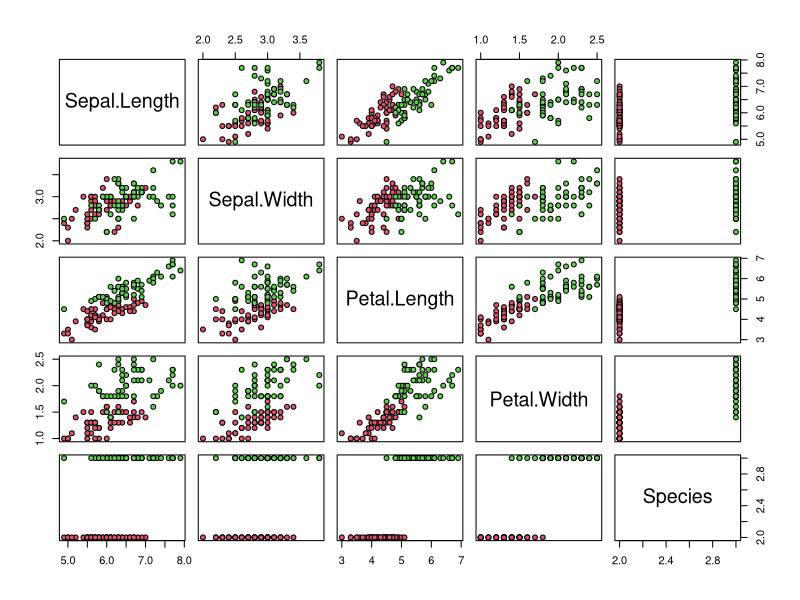

Recreate this plot in R.
library(caret)
data(iris)
iris <- iris[-which(iris$Species=="setosa"),]
y <- iris$Species
levels(y)
head(y, 100)
nombre_elements <- sum(iris$Species=="setosa")
nombre_elements <- sum(iris$Species=="versicolor")


# set.seed(2) # if using R 3.5 or earlier
set.seed(2)
test_index <- createDataPartition(y, times=1, p=0.5, list=FALSE)
test <- iris[test_index,]
train <- iris[-test_index,]

colhighacc <- function(x){
  rangedValues <- seq(range(x)[1], range(x)[2], by=0.1) #de la val min à la val max avec un pas de 0.1
  sapply(rangedValues, function(i){
    y_hat <-ifelse(x>i, "virginica","versicolor")
    mean(y_hat==train$Species)
  })
}
predictions <- apply(train[,-5], 2, colhighacc)
sapply(predictions, max)


# Overall accuracy
predictions <- colhighacc(train[,4])
rangedValues <- seq(range(train[,4])[1], range(train[,4])[2],by=0.1)
cutoffs <- rangedValues[which(predictions==max(predictions))]

y_hat <-ifelse(test[,4]>cutoffs, "virginica","versicolor")
mean(y_hat==test$Species)

## test data set
colhighacc <- function(x){
  rangedValues <- seq(range(x)[1], range(x)[2], by=0.1) #de la val min à la val max avec un pas de 0.1
  sapply(rangedValues, function(i){
    y_hat <-ifelse(x>i, "virginica","versicolor")
    mean(y_hat==test$Species)
  })
}
predictions <- apply(test[,-5], 2, colhighacc)
sapply(predictions, max)

##explanatory analysis
plot(iris,pch=21,bg=iris$Species)


petalLengthRange <- seq(range(train$Petal.Length)[1], range(train$Petal.Length)[2], by=0.1)
petalWidthRange <- seq(range(train$Petal.Width)[1], range(train$Petal.Width)[2], by=0.1)

length_predictions <- sapply(petalLengthRange, function(i){
  y_hat <-ifelse(train$Petal.Length>i, "virginica","versicolor")
  mean(y_hat==train$Species)
})

length_cutoff <- petalLengthRange[which.max(length_predictions)] # 4.7

width_predictions <- sapply(petalWidthRange, function(i){
  y_hat <-ifelse(train$Petal.Width>i, "virginica","versicolor")
  mean(y_hat==train$Species)
})

width_cutoff <- petalWidthRange[which.max(width_predictions)] # 1.7

y_hat <- ifelse(test$Petal.Length>length_cutoff | test$Petal.Width>width_cutoff, "virginica", "versicolor")
mean(y_hat==test$Species)
  
  
  
  
  
  
